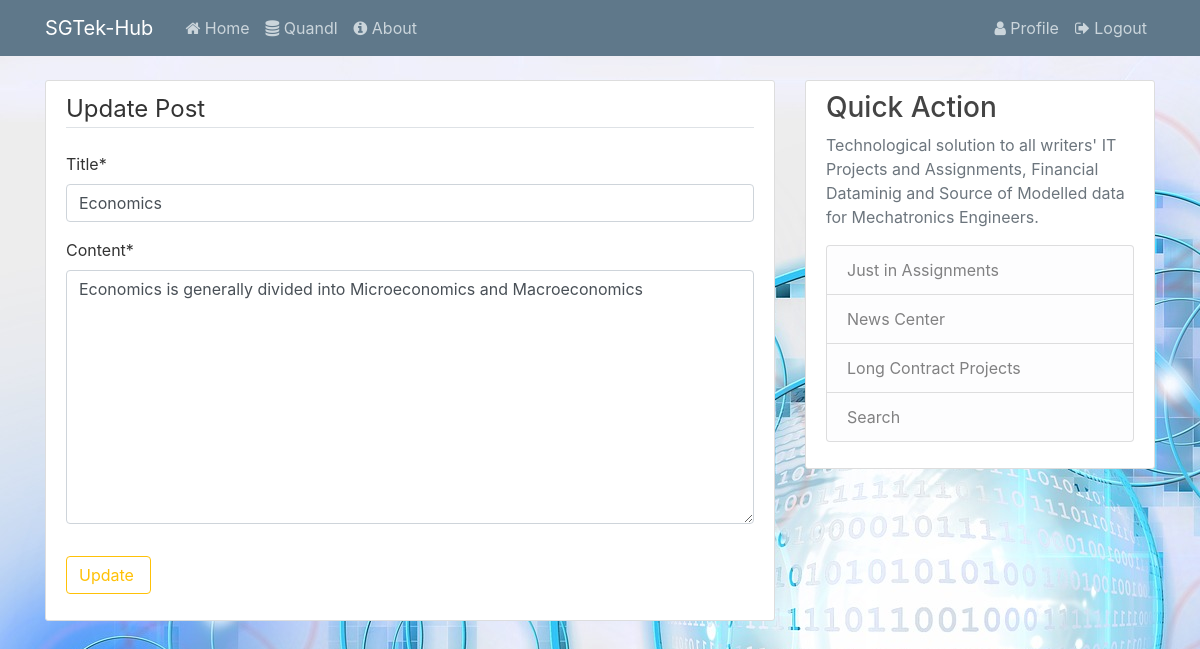
/post/3/update (signed in), run on the app's committed database.
### blog/models.py (models this page shows, shortened)
class Post(models.Model):
    title = models.CharField(max_length=100)
    content = models.TextField()
    date_posted = models.DateTimeField(default=timezone.now)
    author = models.ForeignKey(User, on_delete=models.CASCADE)

### blog/views.py (the view, shortened to what this page needs)
# urls.py: path('post/<int:pk>/update', HomeUpdateView.as_view(), name='post-update'),
class HomeUpdateView(UserPassesTestMixin, LoginRequiredMixin, UpdateView):
    model = Post
    template_name = 'blog/update.html'
    fields = ['title', 'content']
    def test_func(self):
        post = self.get_object()
        if self.request.user == post.author:
            return True
        else:
            return False

### blog/templates/blog/update.html (shortened to what this page needs)
{% extends 'blog/base.html' %} {% load crispy_forms_tags %} {% load static %}  {% block body %}
<div class="content-section">
    <form class="" method="post">
        <fieldset class="form-group">
            <legend class="border-bottom mb-4">Update Post</legend>
            {{ form|crispy }}
        </fieldset>
        <div class="form-group">
            <button type="submit" name="button" class="btn btn-outline-warning">Update </button>
        </div>
    </form>
</div>
{% endblock %}

### blog/static/blog/css/main.css (style rules this page uses)
body { background: #fafafa; background-image: url('bg.jpg'); color: #333333; margin-top: 5rem; }
.content-section { background: #ffffff; padding: 10px 20px; border: 1px solid #dddddd; border-radius: 3px; margin-bottom: 20px; }

### data on the page
Post: title "Economics", content "Economics is generally divided into Microeconomics and Macroeconomics"
